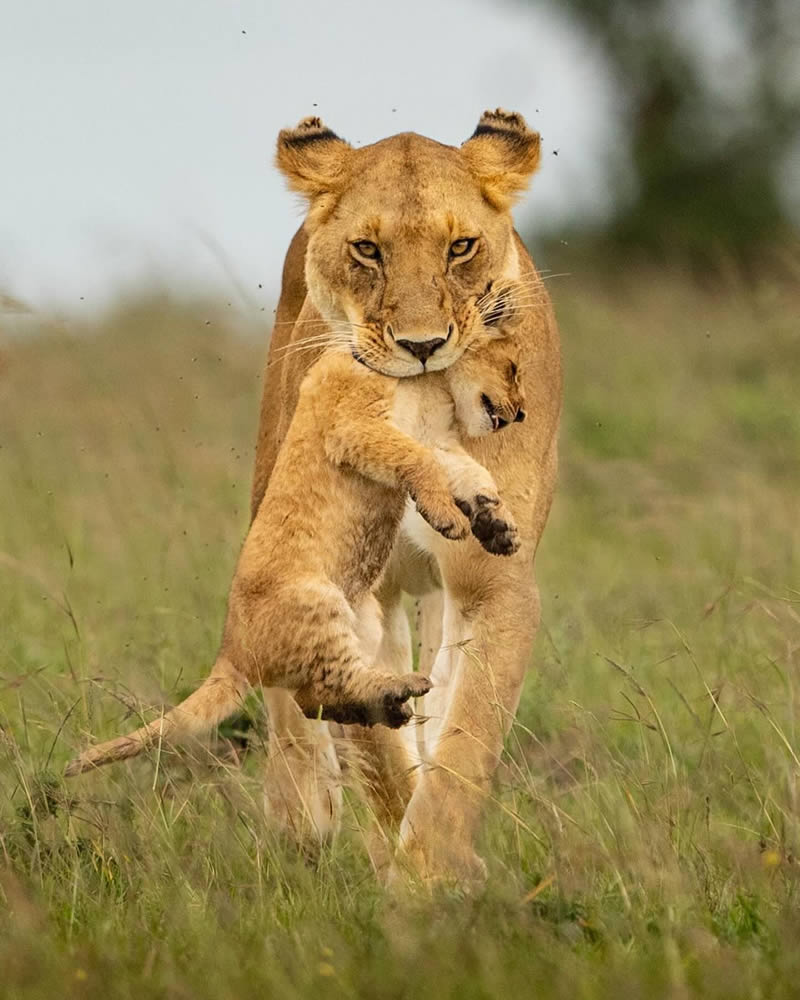
#> input picture data/tiger.jpg, 800 x 1000 px, found by its file name; the run also reads 1 picture not shown here
$ python image_processing_test.py
#> lines starting #> are read from the running program, lines starting #| are printed output that depends on the picture
import cv2
import numpy as np

# [36 lines of commented-out code are left out]

image1 = cv2.imread("C:/Users/Alex/Documents/Research/URA2/Multispectral ThinFilm Imaging/data/tiger.jpg",1)
#> image1 is the input picture: shape (1000, 800, 3); mean B, G, R 94.3, 140, 155.9
print(image1.shape)
#| (1000, 800, 3)
print(image1[0, 0, 1])
#| 214
image1[:,:,0] = 150
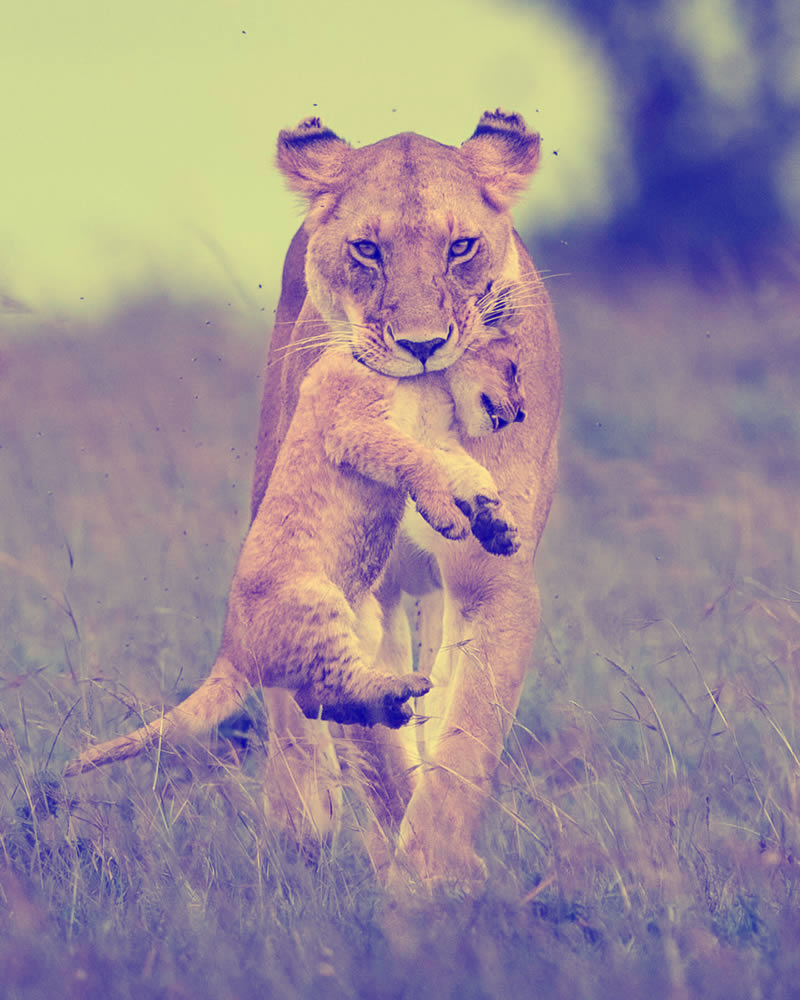
#> image1: shape (1000, 800, 3); mean B, G, R 150, 140, 155.9
print(image1[:,:,0]) #to get BGR values [0,1,2]
#> (printed output is left out)

image = cv2.imread("C:/Users/Alex/Documents/Research/URA2/Multispectral ThinFilm Imaging/data/White.jpg",0)
#> image: shape (873, 1200); min 141, max 255, mean 251.9
print(image.shape)
#| (873, 1200)
image[1:400,:] = 0
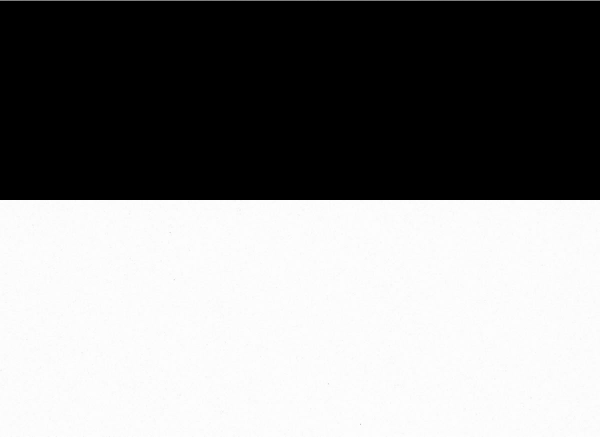
#> image: shape (873, 1200) (shown at 1/2 size); min 0, max 255, mean 136.8
print(image)
#> (printed output is left out)
# image[:,:,2] = 0
# print(image)
# print(image.shape())
cv2.imwrite('test.jpg', image1)
cv2.imwrite('test2.jpg', image)
# [12 lines of commented-out code are left out]
